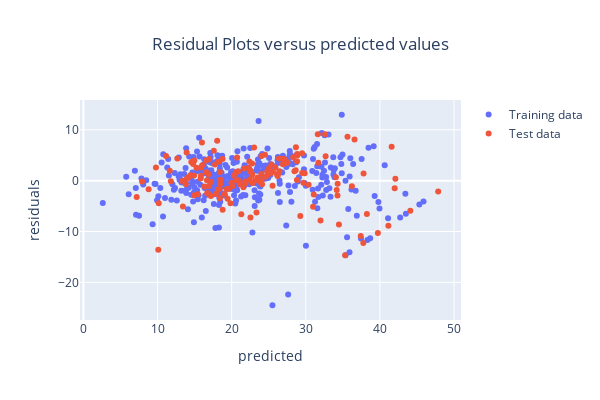

The code cell stored with this chart in its notebook:
### Code cell
# 추정된 회귀모형을 train, test에 적용하여 잔차 구하기
y_train_pred = mlr.predict(X_train)
y_test_pred = mlr.predict(X_test)
import plotly.graph_objects as go
fig = go.Figure()
fig.add_trace(go.Scatter(x=y_train_pred, y=y_train_pred - y_train, mode = 'markers',
name = 'Training data'))
fig.add_trace(go.Scatter(x=y_test_pred, y=y_test_pred - y_test, mode = 'markers',
name = 'Test data'))
fig.update_layout(width=600, height=400, title_text='Residual Plots versus predicted values',
title_x=0.5)
fig.update_xaxes(title_text='predicted')
fig.update_yaxes(title_text='residuals')
fig.show()

### Figure 1 — Plotly figure (JSON) as saved in the notebook; plotly's stock layout.template omitted (floating-point values rounded to 4 significant figures; data arrays with more than 128 entries replaced by an {"elided": "..."} marker saying what was removed)
{"data": [{"mode": "markers", "name": "Training data", "type": "scatter", "x": {"elided": "354 float values"}, "y": {"elided": "354 float values"}}, {"mode": "markers", "name": "Test data", "type": "scatter", "x": {"elided": "152 float values"}, "y": {"elided": "152 float values"}}], "layout": {"height": 400, "title": {"text": "Residual Plots versus predicted values", "x": 0.5}, "width": 600, "xaxis": {"title": {"text": "predicted"}}, "yaxis": {"title": {"text": "residuals"}}}}
